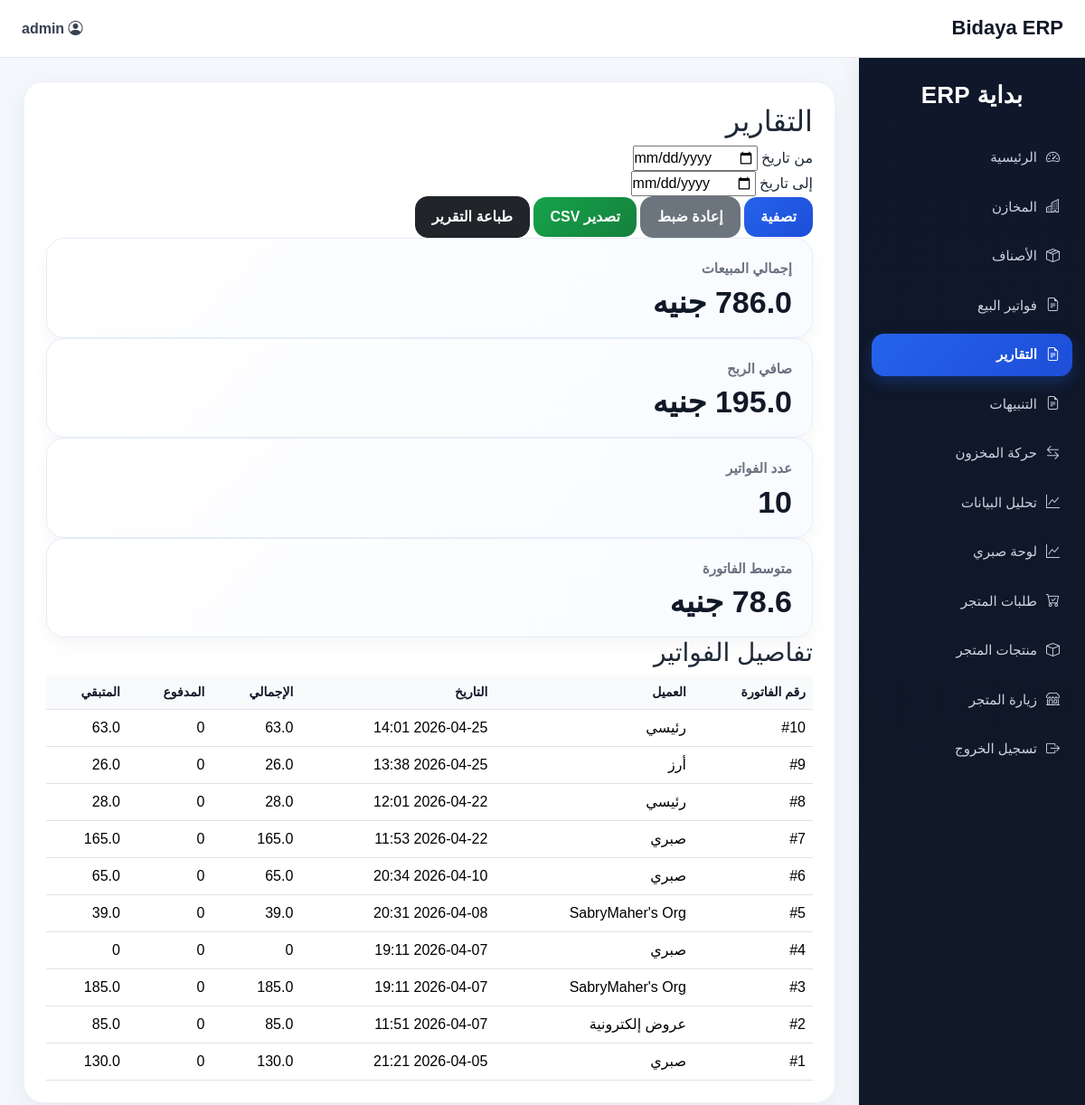
The app's page /reports (signed in), older data.
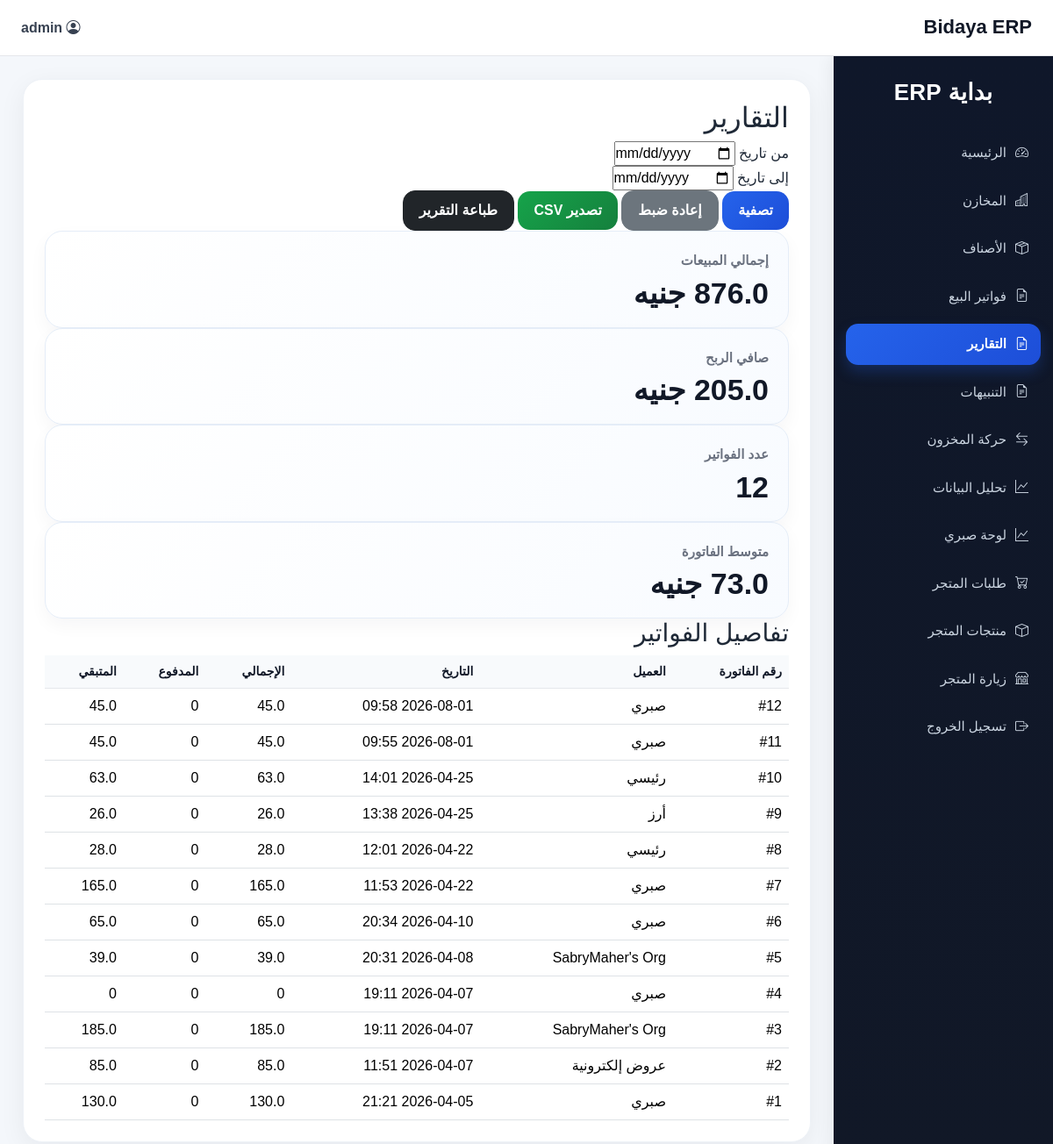
The same page, newer data.
### app/models.py (models this page shows, shortened)
class User(db.Model, UserMixin):
    id = db.Column(db.Integer, primary_key=True)
    username = db.Column(db.String(50), unique=True, nullable=False)
    email = db.Column(db.String(120), unique=True, nullable=False)
    password = db.Column(db.String(255), nullable=False)
    role = db.Column(db.String(20), default="operator")
    created_at = db.Column(db.DateTime, default=datetime.utcnow)

class SalesInvoice(db.Model):
    id = db.Column(db.Integer, primary_key=True)
    customer_name = db.Column(db.String(150), nullable=False)
    customer_phone = db.Column(db.String(50))
    notes = db.Column(db.Text)
    payment_method = db.Column(db.String(50), default="cash")
    amount_paid = db.Column(db.Float, default=0)
    total_amount = db.Column(db.Float, default=0)
    created_at = db.Column(db.DateTime, default=datetime.utcnow)
    is_finalized = db.Column(db.Boolean, default=False)
    finalized_at = db.Column(db.DateTime, nullable=True)
    items = db.relationship(
        "SalesInvoiceItem",
        backref="invoice",
        cascade="all, delete-orphan",
        lazy=True
    )
    @property
    def balance_due(self):
        return max((self.total_amount or 0) - (self.amount_paid or 0), 0)

### app/routes.py (the view)
    @app.route("/reports")
    @login_required
    @role_required("owner")
    def reports():
        if getattr(current_user, "role", "") != "owner":
            flash("ليس لديك صلاحية الوصول لهذه الصفحة", "danger")
            return redirect(url_for("dashboard"))
        date_from = request.args.get("date_from", "").strip()
        date_to = request.args.get("date_to", "").strip()
        invoice_query = SalesInvoice.query
        sales_items_query = (
            db.session.query(SalesInvoiceItem)
            .join(Item, Item.id == SalesInvoiceItem.item_id)
            .join(SalesInvoice, SalesInvoice.id == SalesInvoiceItem.invoice_id)
        )
        if date_from:
            start_date = datetime.strptime(date_from, "%Y-%m-%d")
            invoice_query = invoice_query.filter(SalesInvoice.created_at >= start_date)
            sales_items_query = sales_items_query.filter(SalesInvoice.created_at >= start_date)
        if date_to:
            end_date = datetime.strptime(date_to, "%Y-%m-%d") + timedelta(days=1)
            invoice_query = invoice_query.filter(SalesInvoice.created_at < end_date)
            sales_items_query = sales_items_query.filter(SalesInvoice.created_at < end_date)
        invoices = invoice_query.order_by(SalesInvoice.created_at.desc()).all()
        sales_items = sales_items_query.all()
        total_sales = sum(inv.total_amount or 0 for inv in invoices)
        total_profit = sum(
            ((line.sale_price or 0) - (line.item.purchase_price or 0)) * (line.quantity or 0)
            for line in sales_items
        )
        total_invoices = len(invoices)
        average_invoice = round(total_sales / total_invoices, 2) if total_invoices else 0
        report_rows = []
        for inv in invoices:
            report_rows.append({
                "invoice_id": inv.id,
                "customer_name": inv.customer_name,
                "date": inv.created_at.strftime("%Y-%m-%d %H:%M"),
                "total": inv.total_amount or 0,
                "paid": inv.amount_paid or 0,
                "balance": inv.balance_due if hasattr(inv, "balance_due") else ((inv.total_amount or 0) - (inv.amount_paid or 0)),
            })
        return render_template(
            "reports.html",
            date_from=date_from,
            date_to=date_to,
            total_sales=round(total_sales, 2),
            total_profit=round(total_profit, 2),
            total_invoices=total_invoices,
            average_invoice=average_invoice,
            report_rows=report_rows
        )

### app/models.py (called while the page is built)
@login_manager.user_loader
def load_user(user_id):
    return User.query.get(int(user_id))

### app/templates/reports.html
{% extends "layout.html" %}
{% block content %}
<div class="page-card">
    <div class="page-head">
        <h2>التقارير</h2>
    </div>
    <form method="GET" class="filter-form">
        <div>
            <label>من تاريخ</label>
            <input type="date" name="date_from" value="{{ date_from }}">
        </div>
        <div>
            <label>إلى تاريخ</label>
            <input type="date" name="date_to" value="{{ date_to }}">
        </div>
        <div class="filter-actions">
            <button type="submit" class="btn btn-primary">تصفية</button>
            <a href="{{ url_for('reports') }}" class="btn btn-secondary">إعادة ضبط</a>
            <a href="{{ url_for('export_reports_csv', date_from=date_from, date_to=date_to) }}"
                class="btn btn-success">تصدير CSV</a>
            <a href="{{ url_for('print_reports', date_from=date_from, date_to=date_to) }}" target="_blank"
                class="btn btn-dark">طباعة التقرير</a>
        </div>
    </form>
    <div class="analytics-grid">
        <div class="stat-card">
            <div class="stat-label">إجمالي المبيعات</div>
            <div class="stat-value">{{ total_sales }} جنيه</div>
        </div>
        <div class="stat-card">
            <div class="stat-label">صافي الربح</div>
            <div class="stat-value">{{ total_profit }} جنيه</div>
        </div>
        <div class="stat-card">
            <div class="stat-label">عدد الفواتير</div>
            <div class="stat-value">{{ total_invoices }}</div>
        </div>
        <div class="stat-card">
            <div class="stat-label">متوسط الفاتورة</div>
            <div class="stat-value">{{ average_invoice }} جنيه</div>
        </div>
    </div>
    <div class="analytics-box">
        <h3>تفاصيل الفواتير</h3>
        <table class="table">
            <thead>
                <tr>
                    <th>رقم الفاتورة</th>
                    <th>العميل</th>
                    <th>التاريخ</th>
                    <th>الإجمالي</th>
                    <th>المدفوع</th>
                    <th>المتبقي</th>
                </tr>
            </thead>
            <tbody>
                {% for row in report_rows %}
                <tr>
                    <td>#{{ row.invoice_id }}</td>
                    <td>{{ row.customer_name }}</td>
                    <td>{{ row.date }}</td>
                    <td>{{ row.total }}</td>
                    <td>{{ row.paid }}</td>
                    <td>{{ row.balance }}</td>
                </tr>
                {% else %}
                <tr>
                    <td colspan="6">لا توجد بيانات</td>
                </tr>
                {% endfor %}
            </tbody>
        </table>
    </div>
</div>
{% endblock %}

### app/templates/layout.html (shortened to what this page needs)
<!DOCTYPE html>
<html lang="ar" dir="rtl">
<head>
    <link href="https://cdn.jsdelivr.net/npm/bootstrap@5.3.3/dist/css/bootstrap.rtl.min.css" rel="stylesheet">
    <link href="https://cdn.jsdelivr.net/npm/bootstrap-icons@1.11.3/font/bootstrap-icons.css" rel="stylesheet">
</head>
<body>
    {% if current_user.is_authenticated %}
    <div class="topbar">
        <h1 class="topbar-title">Bidaya ERP</h1>
        <div class="user-box">
            <span><i class="bi bi-person-circle"></i> {{ current_user.username }}</span>
        </div>
    </div>
    <aside class="sidebar">
        <div class="brand">بداية ERP</div>
        <nav class="nav flex-column">
            <a class="nav-link {% if request.endpoint == 'dashboard' %}active{% endif %}"
                href="{{ url_for('dashboard') }}">
                <i class="bi bi-speedometer2"></i><span>الرئيسية</span>
            </a>
            <a class="nav-link {% if request.endpoint == 'warehouses' %}active{% endif %}"
                href="{{ url_for('warehouses') }}">
                <i class="bi bi-buildings"></i><span>المخازن</span>
            </a>
            <a class="nav-link {% if request.endpoint == 'items' %}active{% endif %}" href="{{ url_for('items') }}">
                <i class="bi bi-box-seam"></i><span>الأصناف</span>
            </a>
            <a class="nav-link {% if request.endpoint == 'invoices' %}active{% endif %}"
                href="{{ url_for('invoices') }}">
                <i class="bi bi-file-earmark-text"></i><span>فواتير البيع</span>
            </a>
            <a class="nav-link {% if request.endpoint == 'reports' %}active{% endif %}" href="{{ url_for('reports') }}">
                <i class="bi bi-file-earmark-text"></i><span>التقارير</span>
            </a>
            <a class="nav-link {% if request.endpoint == 'alerts_page' %}active{% endif %}"
                href="{{ url_for('alerts_page') }}">
                <i class="bi bi-file-earmark-text"></i><span>التنبيهات</span>
            </a>
            <a class="nav-link {% if request.endpoint == 'movement' %}active{% endif %}"
                href="{{ url_for('movement') }}">
                <i class="bi bi-arrow-left-right"></i><span>حركة المخزون</span>
            </a>
            <a class="nav-link {% if request.endpoint == 'analytics' %}active{% endif %}"
                href="{{ url_for('analytics') }}">
                <i class="bi bi-graph-up"></i><span>تحليل البيانات</span>
            </a>
            <a class="nav-link {% if request.endpoint == 'owner_kpi' %}active{% endif %}"
                href="{{ url_for('owner_kpi') }}">
                <i class="bi bi-graph-up"></i><span>لوحة صبري</span>
            </a>
            <a class="nav-link {% if request.endpoint == 'orders' or request.endpoint == 'admin_orders' %}active{% endif %}"
                href="{{ url_for('orders') }}">
                <i class="bi bi-cart-check"></i><span>طلبات المتجر</span>
            </a>
            <a class="nav-link {% if request.endpoint == 'admin_products' %}active{% endif %}"
                href="{{ url_for('admin_products') }}">
                <i class="bi bi-box"></i><span>منتجات المتجر</span>
            </a>
            <a class="nav-link" href="{{ url_for('shop_home') }}" target="_blank">
                <i class="bi bi-shop"></i><span>زيارة المتجر</span>
            </a>
            <a class="nav-link" href="{{ url_for('logout') }}">
                <i class="bi bi-box-arrow-right"></i><span>تسجيل الخروج</span>
            </a>
        </nav>
    </aside>
    {% endif %}
    <main class="{% if current_user.is_authenticated %}main-content{% else %}public-content{% endif %}">
        <div class="{% if current_user.is_authenticated %}content-card{% else %}container{% endif %}">
            {% block content %}{% endblock %}
        </div>
    </main>
</body>
</html>

### app/templates/layout.html (style rules this page uses)
body { background: #f4f7fb; font-family: Tahoma, Arial, sans-serif; color: #1f2937; }
.topbar { height: 64px; background: #ffffff; border-bottom: 1px solid #e5e7eb; display: flex; align-items: center; justify-content: space-between; padding: 0 24px; position: fixed; top: 0; right: 0; left: 0; z-index: 1030; }
.topbar-title { font-size: 22px; font-weight: 800; margin: 0; color: #111827; }
.user-box { display: flex; align-items: center; gap: 10px; font-weight: 600; color: #374151; }
.sidebar { width: 250px; background: linear-gradient(180deg, #0f172a 0%, #111827 100%); color: #fff; position: fixed; top: 64px; right: 0; bottom: 0; padding: 22px 14px; overflow-y: auto; box-shadow: -4px 0 18px rgba(0, 0, 0, 0.06); }
.brand { font-size: 26px; font-weight: 800; color: #fff; margin-bottom: 26px; text-align: center; letter-spacing: 0.3px; }
.sidebar .nav-link { color: #cbd5e1; border-radius: 14px; padding: 12px 14px; margin-bottom: 8px; font-size: 15px; display: flex; align-items: center; gap: 10px; transition: all 0.2s ease; }
.sidebar .nav-link.active { background: linear-gradient(135deg, #2563eb, #1d4ed8); color: #fff; font-weight: 700; box-shadow: 0 8px 16px rgba(37, 99, 235, 0.25); }
.main-content { margin-top: 64px; margin-right: 250px; padding: 26px; }
.content-card { background: #fff; border-radius: 22px; padding: 24px; box-shadow: 0 8px 30px rgba(15, 23, 42, 0.06); border: 1px solid #eef2f7; }
.stat-card { background: linear-gradient(135deg, #ffffff, #f8fbff); border: 1px solid #e5edf8; border-radius: 20px; padding: 22px; box-shadow: 0 8px 20px rgba(15, 23, 42, 0.04); transition: 0.2s ease; height: 100%; }
.stat-label { font-size: 15px; color: #6b7280; margin-bottom: 8px; font-weight: 600; }
.stat-value { font-size: 34px; font-weight: 800; color: #111827; line-height: 1; }
.btn { border-radius: 14px; font-weight: 700; padding: 10px 18px; }
.btn-primary { background: linear-gradient(135deg, #2563eb, #1d4ed8); border: none; }
.btn-success { background: linear-gradient(135deg, #16a34a, #15803d); border: none; }
.table { margin-bottom: 0; vertical-align: middle; }
.table thead th { background: #f8fafc; color: #111827; font-size: 14px; font-weight: 800; border-bottom: 1px solid #e5e7eb; }

Row changes from the older to the newer data that the page shows:
added SalesInvoice: invoice_id "12", customer_name "صبري", date "2026-08-01 09:58", total "45.0", paid "0", balance "45.0"
added SalesInvoice: invoice_id "11", customer_name "صبري", date "2026-08-01 09:55", total "45.0", paid "0", balance "45.0"
Text that changed along with them:
{{ total_invoices }}: "10" → "12"
